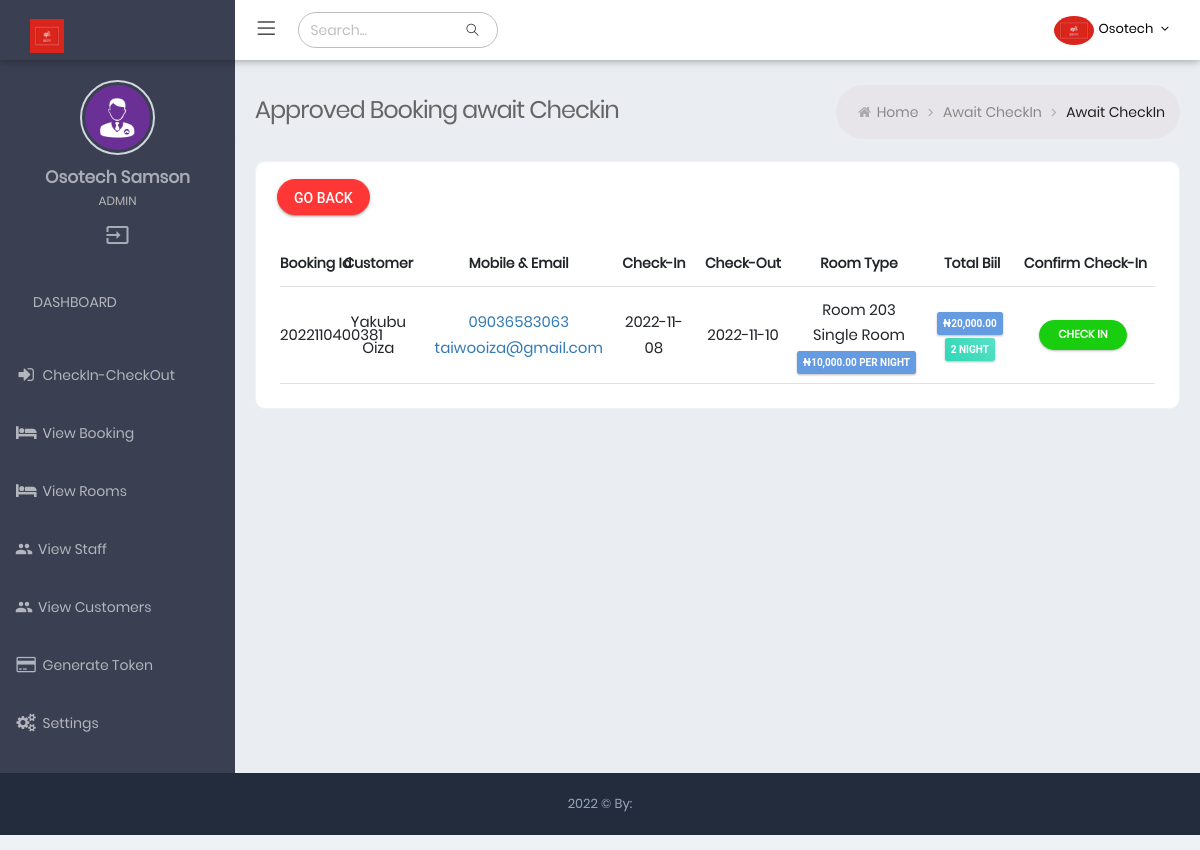
/checkin (signed in), run on an earlier commit of the app's database.
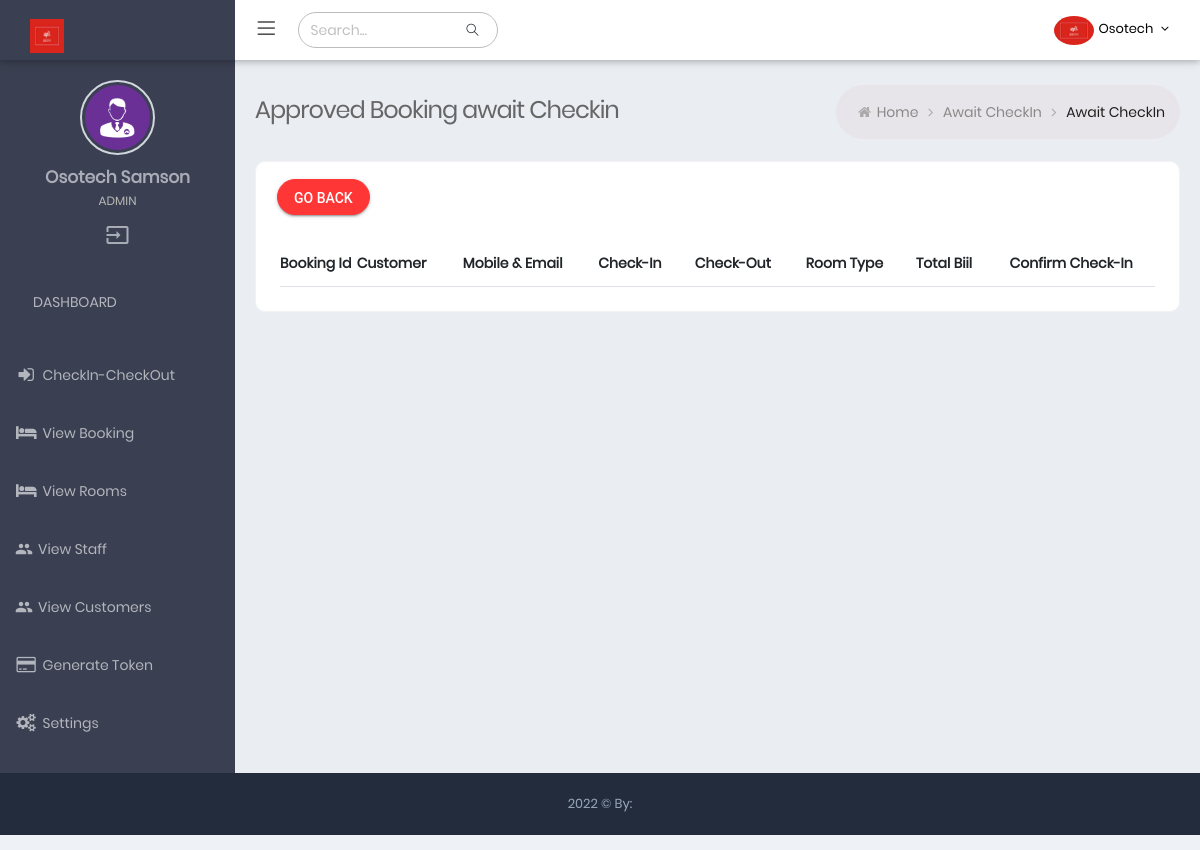
And on a later commit of the database.
### tables this page shows
CREATE TABLE IF NOT EXISTS `booking_tbl` (
  `id` int(11) NOT NULL AUTO_INCREMENT,
  `customer_id` bigint(20) NOT NULL,
  `room_id` int(11) NOT NULL,
  `no_of_guest` int(5) DEFAULT NULL,
  `no_of_children` int(5) DEFAULT NULL,
  `checkIn` date DEFAULT NULL,
  `checkOut` date DEFAULT NULL,
  `status` tinyint(1) NOT NULL DEFAULT 1 COMMENT '1=pending,2 checked In,3 checked Out,4=extend staying',
  `ref_code` varchar(100) NOT NULL,
  `total_night` int(5) NOT NULL,
  `total_bill` float NOT NULL,
  `payment_method` varchar(100) NOT NULL,
  `booking_time` time DEFAULT NULL,
  `comment` text DEFAULT NULL,
  `created_at` date DEFAULT NULL,
  `is_approved` tinyint(1) NOT NULL DEFAULT 0 COMMENT '0= pending,1= approved,2=rejected',
  `bookedBy` int(11) DEFAULT NULL,
  `checkIn_time` datetime DEFAULT NULL COMMENT 'customer checkin datetime',
  `checkOut_time` datetime DEFAULT NULL COMMENT 'customer checkout datetime',
  PRIMARY KEY (`id`),
  KEY `customer_id` (`customer_id`),
  KEY `room_id` (`room_id`)
);

CREATE TABLE IF NOT EXISTS `customers` (
  `id` bigint(20) NOT NULL AUTO_INCREMENT,
  `fullname` varchar(255) DEFAULT NULL,
  `email` varchar(255) DEFAULT NULL,
  `password` varchar(255) DEFAULT NULL,
  `username` varchar(50) DEFAULT NULL,
  `verified` tinyint(1) NOT NULL DEFAULT 0 COMMENT '0=not verified, 1=verified',
  `is_online` tinyint(1) NOT NULL DEFAULT 0 COMMENT '0=offline, 1=online',
  `address` text DEFAULT NULL,
  `phone` varchar(50) DEFAULT NULL,
  `gender` varchar(50) DEFAULT NULL,
  `state_of_origin` varchar(100) DEFAULT NULL,
  `confirmation_code` varchar(100) DEFAULT NULL COMMENT 'confirmation code sent via email',
  `tokenExp` timestamp NOT NULL DEFAULT current_timestamp(),
  `created_at` date DEFAULT NULL,
  `reset_token` text DEFAULT NULL,
  PRIMARY KEY (`id`),
  UNIQUE KEY `email` (`email`),
  KEY `fullname` (`fullname`)
);

CREATE TABLE IF NOT EXISTS `rooms_tbl` (
  `id` int(11) NOT NULL AUTO_INCREMENT,
  `room_name` varchar(255) NOT NULL,
  `room_type` varchar(255) NOT NULL,
  `price` decimal(7,2) NOT NULL COMMENT 'price of the room per night',
  `room_desc` mediumtext NOT NULL,
  `facilities` text NOT NULL,
  `firstImage` varchar(255) NOT NULL,
  `acType` varchar(100) DEFAULT NULL,
  `thirdImage` varchar(255) NOT NULL,
  `is_booked` tinyint(1) NOT NULL DEFAULT 0 COMMENT '0=not booked, 1= booked',
  `created_at` date DEFAULT NULL,
  PRIMARY KEY (`id`),
  KEY `room_name` (`room_name`)
);

### Helper/helper.php (called while the page is built, shortened)
<?php
$Database = new Database();
$dbh = $Database->osotech_connect();
$Alert = new Alert();
$Core = new Core($dbh, $Alert);
$Customer = new Customer($dbh, $Core, $Alert);
$Room = new Room($dbh, $Core, $Alert);

### App/Controller/Room.php (called while the page is built, shortened)
<?php
class Room
{
  private PDO $dbh;
  private $table = "rooms_tbl";
  public function __construct($dbh, $Core, $Alert)
  {
    $this->dbh = $dbh;
  }
  public function getAwaitingApprovalBookings()
  {
    $sql = "SELECT * FROM `booking_tbl` WHERE `status`=1 OR `status`=2 AND `is_approved`='1' ORDER BY created_at DESC LIMIT 200";
    $this->stmt = $this->dbh->prepare($sql);
    $this->stmt->execute();
    if ($this->stmt->rowCount() > 0) {
      $this->response = $this->stmt->fetchAll();
      return $this->response;
      $this->dbh = null;
    }
  }
  public function getRoomById($rid)
  {
    $sql = "SELECT * FROM `{$this->table}` WHERE id=? LIMIT 1";
    $this->stmt = $this->dbh->prepare($sql);
    $this->stmt->execute([$rid]);
    if ($this->stmt->rowCount() == '1') {
      $this->response = $this->stmt->fetch();
      return $this->response;
      $this->dbh = null;
    }
  }
}

### App/Controller/Customer.php (called while the page is built, shortened)
<?php
class Customer
{
  private PDO $dbh;
  private $table = "customers";
  public function __construct($dbh, $Core, $Alert)
  {
    $this->dbh = $dbh;
  }
  public function getCustomerById($cid)
  {
    $sql = "SELECT * FROM `{$this->table}` WHERE id=? LIMIT 1";
    $this->stmt = $this->dbh->prepare($sql);
    $this->response = $this->stmt->execute([$cid]);
    if ($this->stmt->rowCount() == '1') {
      $this->response = $this->stmt->fetch();
      return $this->response;
      $this->dbh = null;
    }
  }
}

### checkin.php (the view, shortened to what the changed rows need)
<?php
require_once "Helper/helper.php";
?>
<!DOCTYPE html>
<html lang="en">
<head>
  <?php include_once("Inc/DatatableHeaderScript.php"); ?>
</head>
<body
  class="page-header-fixed sidemenu-closed-hidelogo page-content-white page-md header-white dark-sidebar-color logo-dark">
  <div class="page-wrapper">
    <div class="page-container">
      <div class="page-content-wrapper">
        <div class="page-content">
          <div class="tab-content tab-space">
            <div class="tab-pane active show" id="tab1">
              <div class="row">
                <div class="col-md-12">
                  <div class="card-box">
                    <div class="card-body ">
                      <div class="table-scrollable">
                        <table class="table text-center table-checkable order-column full-width" id="example4">
                          <thead class="text-center">
                            <tr>
                              <th class="center">Booking Id</th>
                              <th class="center"> Customer </th>
                              <th class="center"> Mobile & Email </th>
                              <th class="center"> Check-In </th>
                              <th class="center"> Check-Out </th>
                              <th class="center"> Room Type </th>
                              <th class="center">Total Biil</th>
                              <th class="center">Confirm Check-In </th>
                            </tr>
                          </thead>
                          <tbody>
                            <?php
                            $allAccepted = $Room->getAwaitingApprovalBookings();
                            if ($allAccepted) {
                              foreach ($allAccepted as $approved) {
                                $customer_data = $Customer->getCustomerById($approved->customer_id);
                                $room_data = $Room->getRoomById($approved->room_id);
                            ?>
                            <tr>
                              <td class="center">
                                <?php echo $approved->ref_code; ?>
                              </td>
                              <td class="center"><?php echo $customer_data->fullname; ?></td>
                              <td class="center"><a href="tel:<?php echo $customer_data->phone; ?>">
                                  <?php echo $customer_data->phone; ?> </a><br><a
                                  href="mailto:<?php echo $customer_data->email; ?>">
                                  <?php echo $customer_data->email; ?> </a></td>
                              <td class="center"><?php echo date("Y-m-d", strtotime($approved->checkIn)); ?></td>
                              <td class="center"><?php echo date("Y-m-d", strtotime($approved->checkOut)); ?></td>
                              <td class="center"><?php echo $room_data->room_name; ?><br />
                                <?php echo $room_data->room_type; ?><br />
                                <span
                                  class="label label-sm label-info">&#8358;<?php echo number_format($room_data->price, 2); ?>
                                  per
                                  Night
                                </span>
                              </td>
                              <td class="center"><span
                                  class="label label-sm label-info">&#8358;<?php echo number_format($approved->total_bill, 2); ?>
                                </span><br />
                                <span class="label label-sm label-success"><?php echo $approved->total_night; ?>
                                  Night</span>
                              </td>
                              <td class="center">
                                <?php if ($approved->status == '1') : ?>
                                <button class="btn btn-circle btn-success  btn-sm checkIn_btn_ loadin_btn"
                                  data-id="<?php echo $approved->id; ?>" data-action="confirm_checkIn_">Check
                                  In</button>
                                <?php else : ?>
                                <button class="btn btn-circle btn-danger btn-sm checkOut_btn_ loadin_btn_"
                                  data-id="<?php echo $approved->id; ?>" data-action="confirm_checkOut_">Check
                                  Out</button>
                                <?php endif; ?>
                              </td>
                            </tr>
                            <?php
                              }
                            }
                            ?>
                          </tbody>
                        </table>
                      </div>
                    </div>
                  </div>
                </div>
              </div>
            </div>
          </div>
        </div>
      </div>
    </div>
  </div>
</body>
</html>

What changed in the data, as far as the page shows it:
removed booking_tbl: ref_code "2022110400381", customer.fullname "Yakubu Oiza", customer.phone "09036583063", customer.email "taiwooiza@gmail.com", checkIn "2022-11-08", checkOut "2022-11-10", room.room_name "Room 203", room.room_type "Single Room", room.price "10,000.00", total_bill "20,000.00", total_night "2"
